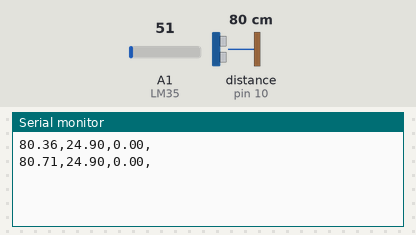
A sketch run on a simulated Arduino Uno, built with avr-gcc and run on an emulated ATmega328P. Parts: the last lines printed to the serial monitor. Wiring (inferred from the names in the program): ultrasonic range finder: trigger pin 9; echo pin 10. The inputs (shaded band) are chosen by the test bench; at power-on: distance to the obstacle (sensor on pin 10) 80 cm, A1 (LM35) = 51. The echo pulse lasts 58.3 µs per cm.

Above: at 2.8 s.
2.9 s: distance to the obstacle (sensor on pin 10) set to 299 cm
At 3.8 s:
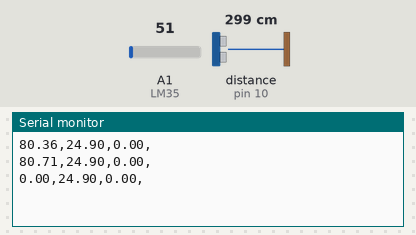
7.1 s: A1 (LM35) set to 61
At 7.9 s:
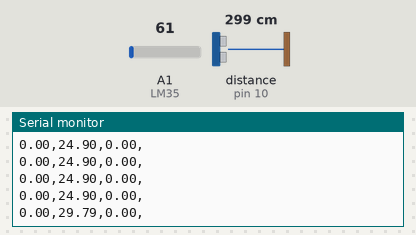
8.6 s: distance to the obstacle (sensor on pin 10) set to 2 cm
At 9.6 s:
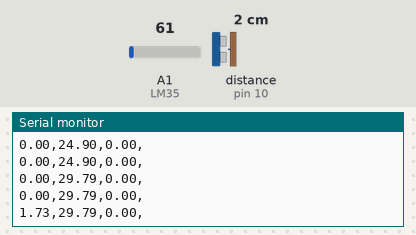
10.1 s: A1 (LM35) set to 71
At 10.9 s:
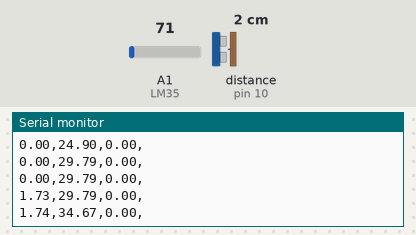
Timing chart, 0 to 12.6 s (numbered marks = the images above; inputs shaded):
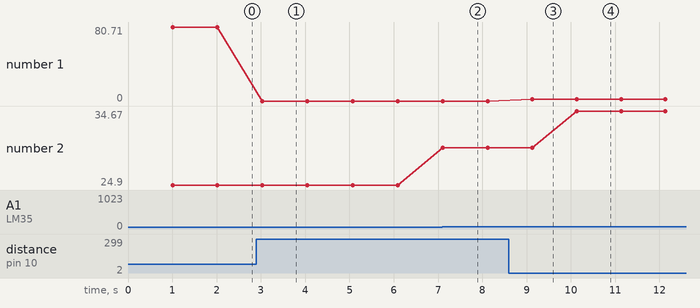

The sketch:

lab5.ino
```cpp
#define ultraTri 9
#define ultraEcho 10
#define maxRange 200 //unit cm
const int LM35 = A1;
const float soundSpeedinZero = 331;

void setup() {
  Serial.begin(9600);
  pinMode(LM35, INPUT);
  pinMode(ultraTri,OUTPUT);
}

void loop() {
  delay(1000);
  // The sensor is triggered by a HIGH pulse of 10 or more microseconds.
  // Give a short LOW pulse beforehand to ensure a clean HIGH pulse:
  digitalWrite(ultraTri, LOW);
  delayMicroseconds(5);
  digitalWrite(ultraTri, HIGH);
  delayMicroseconds(10);
  digitalWrite(ultraTri, LOW);
  // Read the signal from the sensor: a HIGH pulse whose
  // duration is the time (in microseconds) from the sending
  // of the ping to the reception of its echo off of an object.
  pinMode(ultraEcho, INPUT);
  float ultraSonReading = pulseIn(ultraEcho, HIGH);
  float LM35reading =  analogRead(LM35);
  float temperature = calibrateLM35(LM35reading);
  float distance = calibrateDistance(ultraSonReading,temperature);
  if(distance <= 200.0){
    Serial.print(distance);
    Serial.print(",");
  }else {
    Serial.print(0.0);
    Serial.print(",");
    }
  Serial.print(temperature);
  Serial.print(",");
  Serial.print(0.0);
  Serial.print(",");
  Serial.print("\n");
}

//calibrate the raw analog value from LM35
float calibrateLM35(float rawValue){
  return (5.0 * rawValue * 100.0) / 1024;
  }

//calibrate the distance with the temperature
float calibrateDistance(float travelTime, float temperature){
    float soundSpeed = 331 + 0.6* temperature;  //sound speed in the particular temperature
    float timeInSec = travelTime / 1000000.0;  //travelTime in second
    return timeInSec * soundSpeed / 2.0 * 100; //distance = time * speed divide the value by 2 to find the one trip distance
  }
```

Measured:
- after the input at 2.9 s, the serial monitor: prints a new line after 0.13 s (image 1)
- after the input at 7.1 s, the serial monitor: prints a new line at once (image 2)
- after the input at 8.6 s, the serial monitor: prints a new line after 0.53 s (image 3)
- after the input at 10.1 s, the serial monitor: prints a new line at once (image 4)
- plotted number 1: 0 → 1.73 after the input at 8.6 s, 1.73 → 1.74 after the input at 10.1 s
- plotted number 2: 24.9 → 29.79 after the input at 7.1 s, 29.79 → 34.67 after the input at 10.1 s
